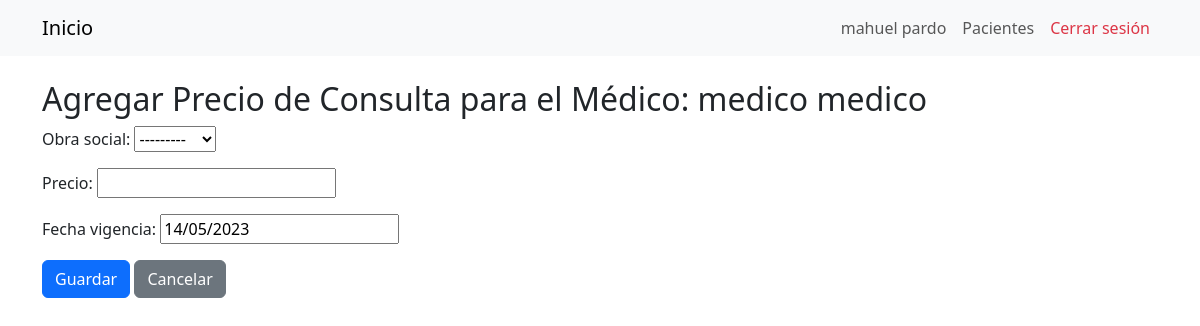
Screenshot of /medicos/57/precios/agregar/ (signed in) with the database file from the repository.
### Gestion/models/usuario.py (models this page shows, shortened)
class Usuario(AbstractBaseUser):
    dni = models.IntegerField(unique=True)
    nombre = models.CharField(max_length=30)
    apellido = models.CharField(max_length=30)
    email = models.EmailField(max_length=60)
    telefono = models.CharField(max_length=12)
    is_active = models.BooleanField(default=True)
    is_staff = models.BooleanField(default=False)
    is_superuser = models.BooleanField(default=False)
    groups = models.ManyToManyField(
        Group,
        verbose_name='grupos',
        blank=True,
        help_text='Los grupos a los que pertenece el usuario.',
        related_name='user_set'
    )
    user_permissions = models.ManyToManyField(
        Permission,
        verbose_name='permisos',
        blank=True,
        help_text='Permisos específicos para este usuario.',
        related_name='user_set'
    )
    USERNAME_FIELD = 'dni'
    REQUIRED_FIELDS = ['nombre', 'apellido', 'email', 'telefono']
    objects = UsuarioManager()
    def get_full_name(self):
        return f'{self.nombre} {self.apellido}'

### Gestion/models/medico.py (models this page shows, shortened)
class Medico(models.Model):
    usuario = models.OneToOneField(Usuario, on_delete=models.CASCADE, primary_key=True)
    especialidades = models.ManyToManyField('EspecialidadMedica')
    matricula = models.IntegerField()
    obra_social = models.ManyToManyField('ObraSocial', blank=True, through='PrecioConsulta', related_name='medicos')
    class Meta:
        verbose_name='Medico'
        verbose_name_plural = 'Medicos'
    def __str__(self):
        return f'{self.usuario.nombre} {self.usuario.apellido}'

### Gestion/views.py (the view, shortened to what this page needs)
# urls.py: path('medicos/<int:pk>/precios/agregar/', views.PrecioConsultaCreateView.as_view(), name='medico_precioconsulta_create'),
class PrecioConsultaCreateView(generic.CreateView):
    model = PrecioConsulta
    form_class = PrecioConsultaCreateForm
    template_name = 'medico/precioconsulta_form.html'
    def get_form_kwargs(self):
        kwargs = super().get_form_kwargs()
        medico = Medico.objects.get(pk=self.kwargs['pk'])
        kwargs['medico'] = medico
        return kwargs
    def get_context_data(self, **kwargs):
        context = super().get_context_data(**kwargs)
        context['medico'] = Medico.objects.get(pk=self.kwargs['pk'])
        return context

### Gestion/forms.py
class PrecioConsultaCreateForm(forms.ModelForm):
    class Meta:
        model = PrecioConsulta
        fields = ['obra_social', 'precio', 'fecha_vigencia']
    def __init__(self, *args, **kwargs):
        self.medico = kwargs.pop('medico')
        super(PrecioConsultaCreateForm, self).__init__(*args, **kwargs)
        self.fields['obra_social'].queryset = ObraSocial.objects.exclude(precioconsulta__medico=self.medico)

### Gestion/models/medico.py (called while the page is built)
    def __str__(self):
        return self.nombre

### Gestion/templates/medico/precioconsulta_form.html (shortened to what this page needs)
{% extends 'base.html' %}
{% block content %}
    <h2>{% if form.instance.pk %}Editar{% else %}Agregar{% endif %} Precio de Consulta para el Médico: {{ medico }}</h2>
    <form method="post">
        {{ form.as_p }}
        <button type="submit" class="btn btn-primary">Guardar</button>
        <a href="{% url 'medico_precioconsulta_list' pk=medico.pk %}" class="btn btn-secondary">Cancelar</a>
    </form>
{% endblock %}

### Gestion/templates/base.html (shortened to what this page needs)
<!DOCTYPE html>
<html lang="es">
<head>
    <link href="https://cdn.jsdelivr.net/npm/bootstrap@5.3.0-alpha1/dist/css/bootstrap.min.css" rel="stylesheet">
</head>
<body>
<nav class="navbar navbar-expand-lg navbar-light bg-light">
  <div class="container">
    <a class="navbar-brand" href="{% url 'home' %}">Inicio</a>
    <div class="collapse navbar-collapse" id="navbarSupportedContent">
      <ul class="navbar-nav ms-auto mb-2 mb-lg-0">
        {% if user.is_authenticated %}
          <li class="nav-item">
            <span class="nav-link">{{ user.get_full_name }}</span>
          </li>
          <li class="nav-item">
            <span class="nav-link">{{ user.groups.first.name }}</span>
          </li>
          <li class="nav-item">
            <a class="nav-link text-danger " href="{% url 'logout' %}">Cerrar sesión</a>
          </li>
        {% endif %}
      </ul>
    </div>
  </div>
</nav>
<div class="container mt-4">
  {% block content %}
  {% endblock %}
</div>
</body>
</html>

### rows the page displays
Usuario: get_full_name "mahuel pardo", groups.first.name "Pacientes"
Medico: usuario_id.apellido "medico medico"
